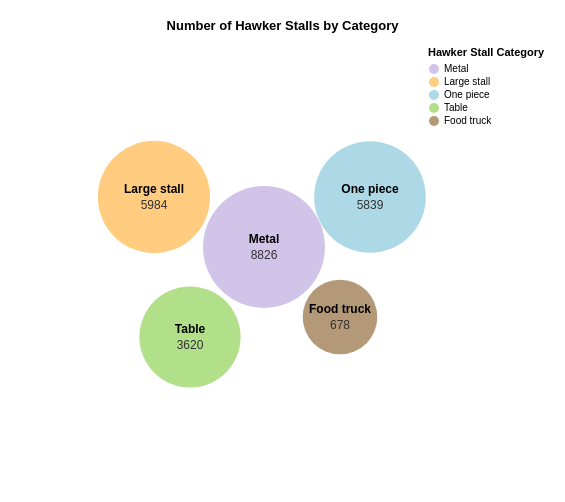

Write the Vega-Lite specification saved for this chart.
### Vega specification from a JSON file in a GitHub repository (floating-point values rounded to 4 significant figures)
{"$schema": "https://vega.github.io/schema/vega/v5.json", "width": 390, "height": 435, "padding": 20, "title": {"text": "Number of Hawker Stalls by Category", "anchor": "middle", "dy": -10}, "data": [{"name": "stalls", "values": [{"category": "Metal", "count": 8826, "x": 244, "y": 200}, {"category": "Large stall", "count": 5984, "x": 134, "y": 150}, {"category": "One piece", "count": 5839, "x": 350, "y": 150}, {"category": "Table", "count": 3620, "x": 170, "y": 290}, {"category": "Food truck", "count": 678, "x": 320, "y": 270}]}], "scales": [{"name": "color", "type": "ordinal", "domain": {"data": "stalls", "field": "category"}, "range": ["#d1c4e9", "#ffcc80", "#add8e6", "#b2df8a", "#b39978"]}, {"name": "size", "type": "sqrt", "domain": [0, 9000], "range": [2000, 15000]}], "legends": [{"fill": "color", "title": "Hawker Stall Category", "orient": "right"}], "marks": [{"type": "symbol", "from": {"data": "stalls"}, "encode": {"enter": {"x": {"field": "x"}, "y": {"field": "y"}, "size": {"scale": "size", "field": "count"}, "fill": {"scale": "color", "field": "category"}, "stroke": {"value": "white"}, "strokeWidth": {"value": 0}, "tooltip": {"signal": "{'Category': datum.category, 'Number of Stalls': format(datum.count, ',')}"}}}}, {"type": "text", "from": {"data": "stalls"}, "encode": {"enter": {"x": {"field": "x"}, "y": {"field": "y", "offset": -8}, "text": {"field": "category"}, "align": {"value": "center"}, "baseline": {"value": "middle"}, "fill": {"value": "black"}, "fontSize": {"value": 12}, "fontWeight": {"value": "bold"}}}}, {"type": "text", "from": {"data": "stalls"}, "encode": {"enter": {"x": {"field": "x"}, "y": {"field": "y", "offset": 8}, "text": {"field": "count", "format": ","}, "align": {"value": "center"}, "baseline": {"value": "middle"}, "fill": {"value": "#333"}, "fontSize": {"value": 12}}}}]}
